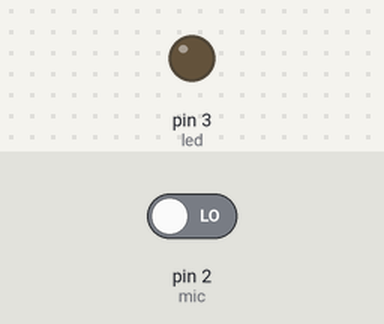
This sketch was run on a simulated Arduino Uno, built with avr-gcc and run on an emulated ATmega328P. Parts: output pins drawn as LEDs (lit = HIGH). Dashed ring = blinking. Inputs (shaded band) come from the test bench; at power-on: pin 2 (mic) LOW.

Above: at 1.2 s.
1.3 s: pin 2 (mic) driven HIGH
At 1.7 s:
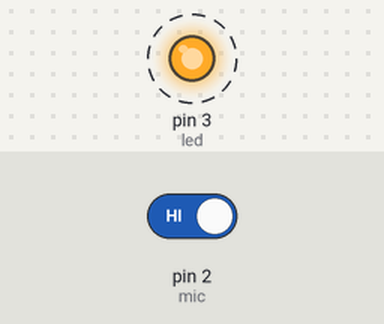
4.3 s: pin 2 (mic) driven LOW
At 4.9 s:
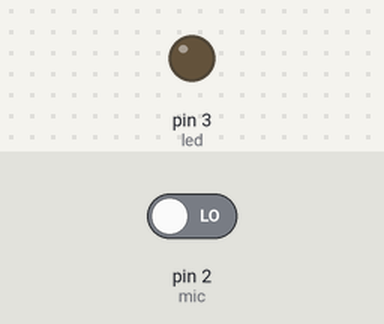
Timing chart, 0 to 7.3 s (numbered marks = the images above; inputs shaded):
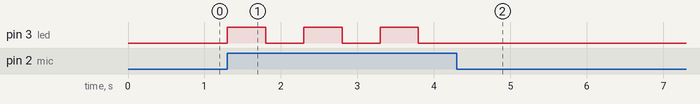

The sketch:

KY-037.ino
```cpp
int mic = 2;
int led = 3;
int valor;
int estado;

void setup() {
  // put your setup code here, to run once:
  pinMode(mic, INPUT);
  pinMode(led, OUTPUT);
  Serial.begin(9600);
}

void loop() {
  // put your main code here, to run repeatedly:
  valor = digitalRead(mic);
  if (valor == HIGH)
  {
    estado = digitalRead(led);
    digitalWrite(led, !estado);
    delay(500);
  }
}
```

Measured:
- after the input at 1.3 s, pin 3 (led): alternates HIGH for 0.50 s and LOW for 0.50 s, starting at once
- after the input at 4.3 s, pin 3 (led): stops changing and stays LOW
